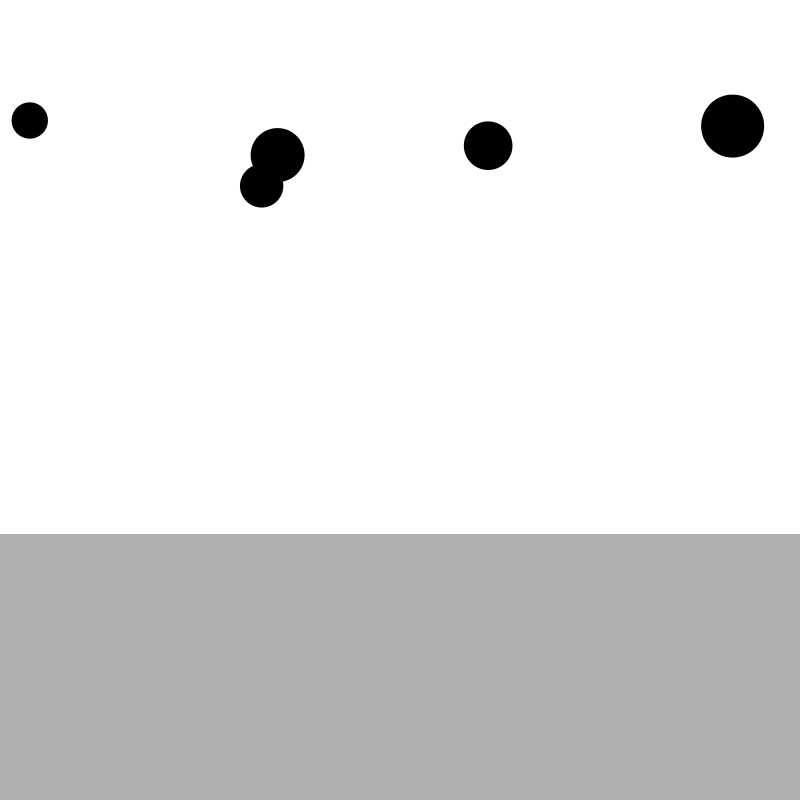
Frame 1 (no input)
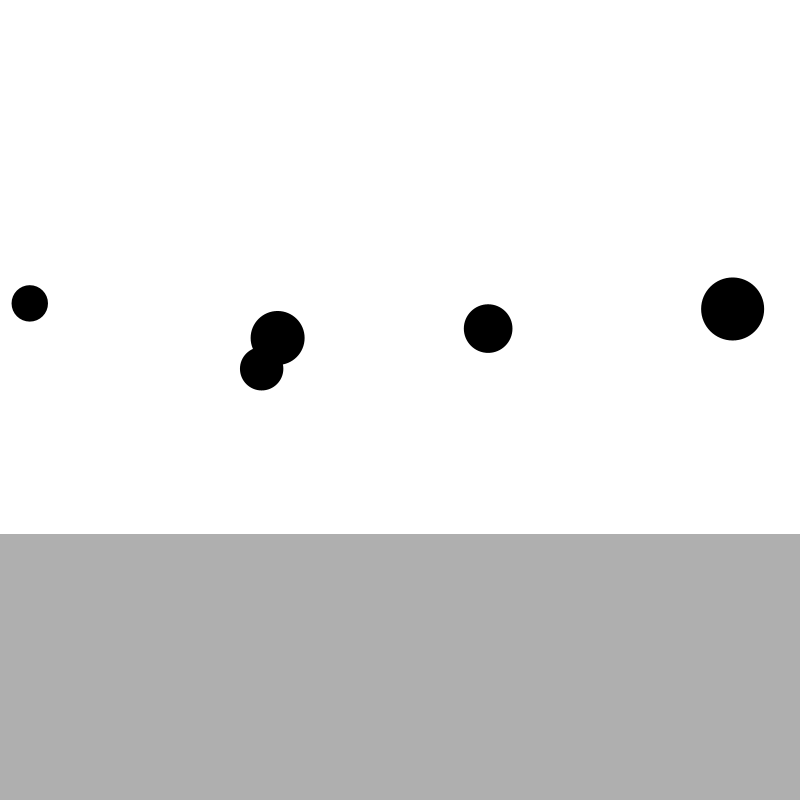
Frame 60 (the mouse pressed at the canvas centre just before this capture)
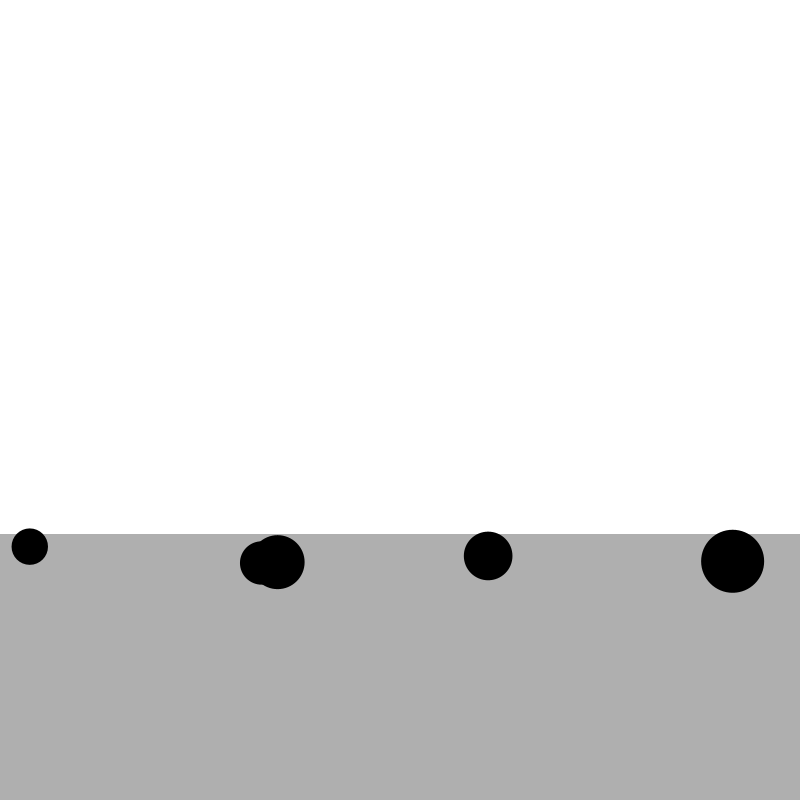
Frame 120 (the mouse held since frame 60 and released just before this capture)

The Processing sketch that drew these frames (run headless with seeded random() and noise(); from frame 60 on, the mouse is pressed at the canvas centre):

// Processing sketch: The_ApplyForce_Of_Liquid
// ── The_ApplyForce_Of_Liquid.pde
Mover []mover = new Mover[5];
Liquid liquid ;
PVector gravity;
void setup()
{
  size(800,800);
  for(int i=0;i<mover.length;i++)
  {
   mover[i] = new Mover(); 
  }
  liquid = new Liquid(0,height-height/3,width,height/3,5);
}

void draw()
{
  background(255);
  liquid.display();
  for(int i =0;i<mover.length;i++)
  {
    gravity = new PVector(0,0.1*mover[i].mass);
    mover[i].ApplyForce(gravity);
    if(mover[i].isInside())
    mover[i].ApplyForce(mover[i].drag());
    mover[i].setp();
    mover[i].display();
    mover[i].checkEdge();
  }
}
// ── Liquid.pde
class Liquid
{
 float x,y,w,h;
 float c;
  Liquid(float x_,float y_,float w_,float h_,float c_)
  {
    x = x_;
    y = y_;
    w = w_;
    h = h_;
    c = c_;
  }
  
  void display()
  {
   noStroke();
   fill(175);
   rect(x,y,w,h);
  }
}
// ── Mover.pde
class Mover
{
 PVector location;
 PVector velocity;
 PVector acceleration;
 float mass;
 Mover()
 {
   mass = random(2,5);
   float y = random(100,200);
   float x = random(mass*16/2,width-mass*16/2);
   location = new PVector(x,y);
   velocity = new PVector(0,0);
   acceleration = new PVector(0,0);
 }
 
 void checkEdge()
 {
   if(location.y>height-(mass*16)/2)
   {
     location.y = height-(mass*16)/2;
     velocity.mult(-1);
   }
   
 }
 
 void display()
 {
   fill(0);
   ellipse(location.x,location.y,mass*16,mass*16);
   noFill();
   acceleration.mult(0);
 }
 
 void ApplyForce(PVector force)
 {
   PVector f = PVector.div(force,mass);
   acceleration.add(f);
 }
 
 boolean isInside()
 {
  if(location.y>height-height/3-(mass*16)/2)
  return true;
  return false;
 }
 
 PVector drag()
 {
   float c = 0.25;
   float v = velocity.mag();
   PVector direction = velocity.get();
   direction.normalize();
   direction.mult(-1);
   direction.mult(c*v*v);
   //direction.limit(gravity.mag());
   return direction;
 }
 
 void setp()
 {
   velocity.add(acceleration);
   location.add(velocity);
 }
}
